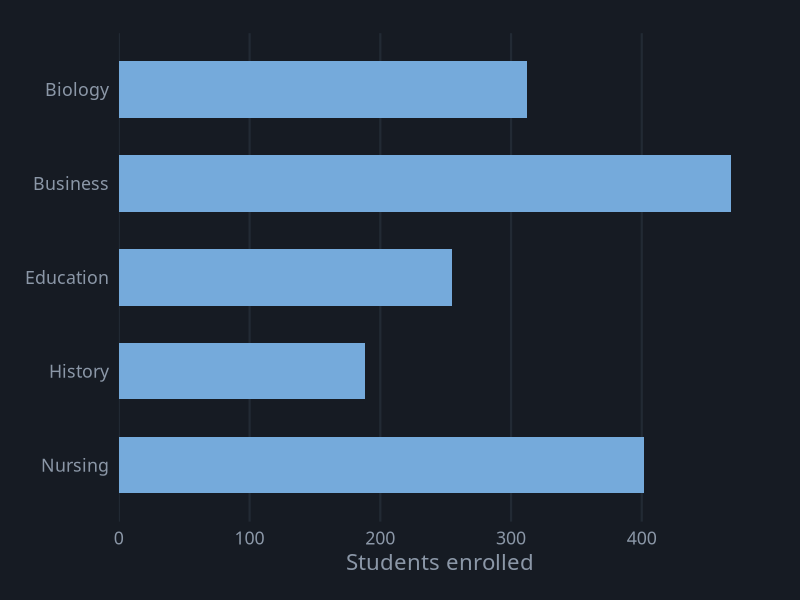
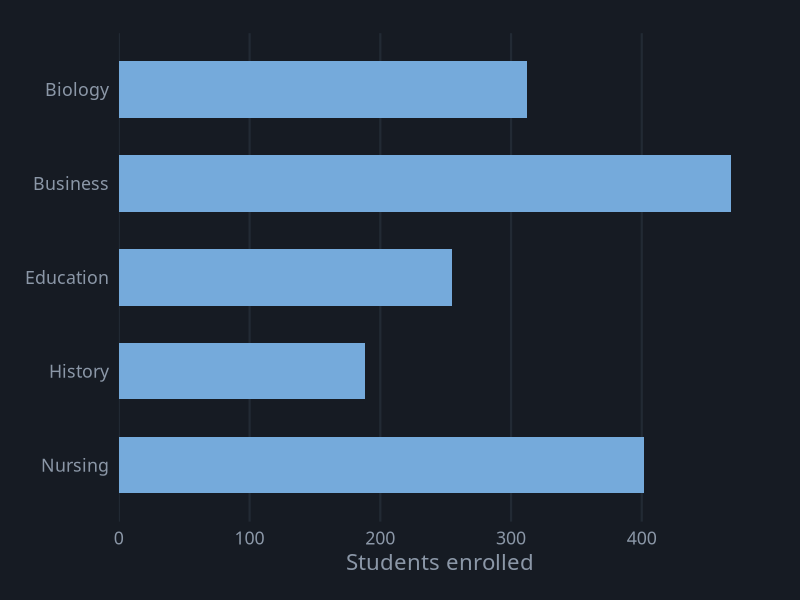

R code for these plots, in order:
# Bar Chart
# Question: Which department has the most students?
# Put this script and bar.csv in the same folder, then in RStudio choose
# Session > Set Working Directory > To Source File Location.

library(tidyverse)

# ---- Gallery look: dark background, soft gray text ----
font <- "IBM Plex Sans"   # use "sans" if IBM Plex Sans is not installed
ink  <- "#8B97A7"

theme_gallery <- function() {
  theme_minimal(base_size = 16, base_family = font) +
    theme(
      plot.background  = element_rect(fill = "#161B23", color = NA),
      panel.grid.major = element_line(color = "#222A34"),
      panel.grid.minor = element_blank(),
      text             = element_text(color = ink),
      axis.text        = element_text(color = ink),
      legend.position  = "top",
      legend.title     = element_blank(),
      plot.margin      = margin(24, 28, 18, 18)
    )
}

df <- read_csv("bar.csv", show_col_types = FALSE)

# fct_inorder keeps the table's order, and fct_rev puts the first row on top
p <- ggplot(df, aes(x = students, y = fct_rev(fct_inorder(department)))) +
  geom_col(fill = "#75AADB", width = 0.6) +
  scale_x_continuous(expand = expansion(mult = c(0, 0.05))) +
  labs(x = "Students enrolled", y = NULL) +
  theme_gallery() +
  theme(panel.grid.major.y = element_blank())

ggsave("bar.png", p, width = 9, height = 6, dpi = 200)
p
